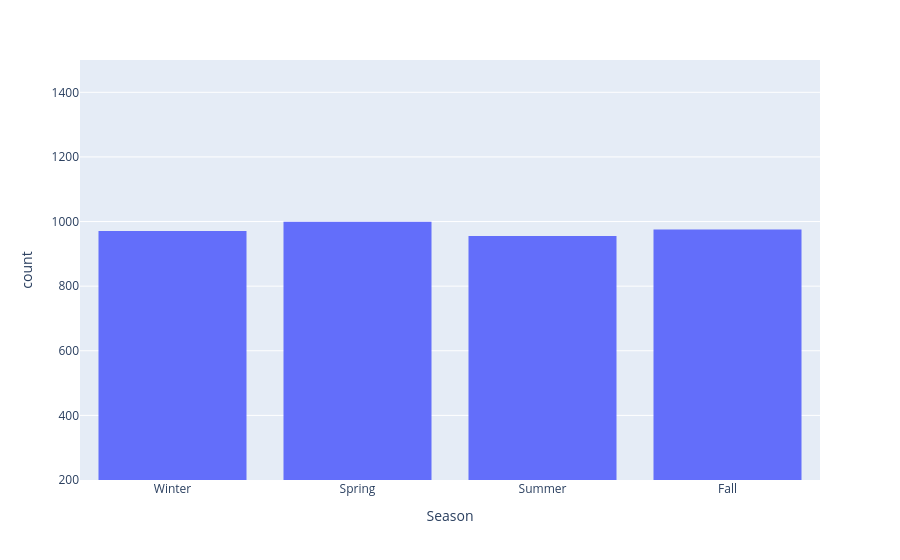

The cell this chart's notebook holds for it:
### Code cell
fig = px.histogram(shop , x = 'Season' , range_y= [200 , 1500] )
fig.show()

### Figure 1 — Plotly figure (JSON) as saved in the notebook; plotly's stock layout.template omitted (floating-point values rounded to 4 significant figures; data arrays with more than 128 entries replaced by an {"elided": "..."} marker saying what was removed)
{"data": [{"alignmentgroup": "True", "bingroup": "x", "hovertemplate": "Season=%{x}<br>count=%{y}<extra></extra>", "legendgroup": "", "marker": {"color": "#636efa", "pattern": {"shape": ""}}, "name": "", "offsetgroup": "", "orientation": "v", "showlegend": false, "x": {"elided": "3900 str values"}, "xaxis": "x", "yaxis": "y", "type": "histogram"}], "layout": {"xaxis": {"anchor": "y", "domain": [0, 1], "title": {"text": "Season"}}, "yaxis": {"anchor": "x", "domain": [0, 1], "title": {"text": "count"}, "range": [200, 1500]}, "legend": {"tracegroupgap": 0}, "margin": {"t": 60}, "barmode": "relative"}}
